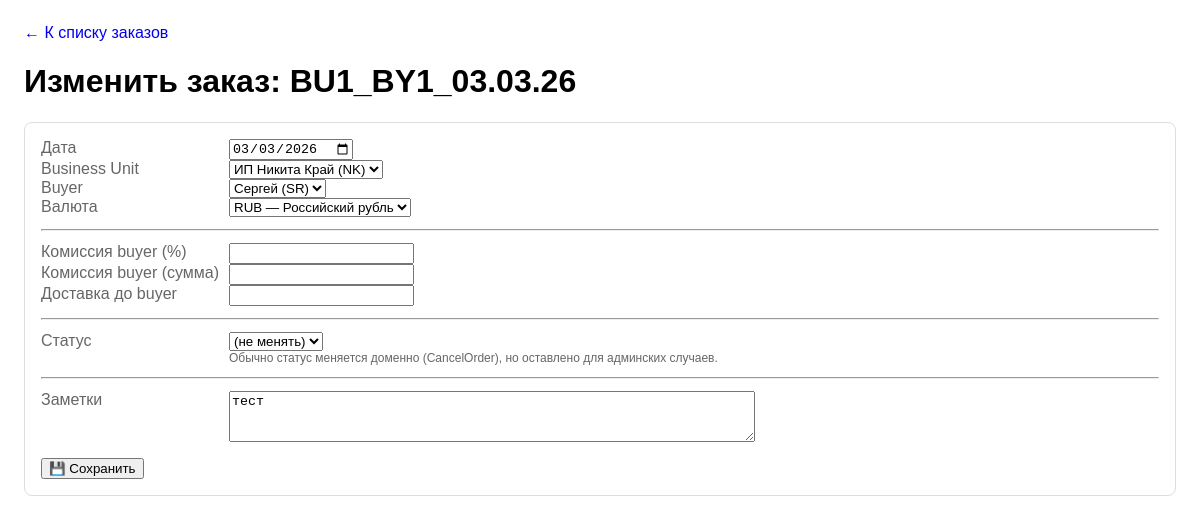
The app's page /orders/d4bf23b2-17c0-4cdd-8de2-2432019c9c77/edit/ with its own data.
### orders/models/order.py (models this page shows, shortened)
class OrderView(models.Model):
    order_id = models.UUIDField(primary_key=True)
    human_code = models.CharField(max_length=255, unique=True, db_index=True)
    business_unit = models.ForeignKey(
        "orders.Partner",
        on_delete=models.PROTECT,
        related_name="orders_as_business_unit_views",  # ✅ уникально
        null=True, blank=True,  # временно для миграций
    )
    buyer = models.ForeignKey(
        "orders.Partner",
        on_delete=models.PROTECT,
        related_name="orders_as_buyer_views",  # ✅ уникально
        null=True, blank=True,
    )
    currency = models.ForeignKey(
        "finance.Currency",
        on_delete=models.PROTECT,
        related_name="order_views",
        null=True,  # временно
        blank=True,  # временно
    )
    date = models.DateField()
    notes = models.TextField(blank=True, null=True)
    buyer_commission_percent = models.DecimalField(max_digits=6, decimal_places=2, null=True, blank=True)
    buyer_commission_amount = models.DecimalField(max_digits=12, decimal_places=2, null=True, blank=True)
    buyer_delivery_cost = models.DecimalField(max_digits=12, decimal_places=2, default=0)
    items_total = models.DecimalField(max_digits=18, decimal_places=2, default=0)
    total_amount = models.DecimalField(max_digits=18, decimal_places=2, default=0)
    status = models.CharField(max_length=30, default="Active")
    created_at = models.DateTimeField(default=timezone.now)
    updated_at = models.DateTimeField(auto_now=True)

### orders/models/partners.py (models this page shows, shortened)
class Partner(models.Model):
    id = models.UUIDField(primary_key=True, default=uuid.uuid4, editable=False)
    class Role(models.TextChoices):
        SUPPLIER = "supplier", "Supplier"
        BUYER = "buyer", "Buyer"
        MANUFACTURER = "manufacturer", "Manufacturer"
        BUSINESS_UNIT = "business_unit", "Business Unit"
    name = models.CharField(max_length=255, unique=True)
    short_code = models.CharField(max_length=3, unique=True)  # 1–3 символа, не пусто
    roles = models.ManyToManyField("PartnerRole", blank=True, related_name="partners")
    inn = models.CharField(max_length=12, blank=True, default="")
    email = models.EmailField(blank=True, default="")
    phone = models.CharField(max_length=32, blank=True, default="")
    address = models.CharField(max_length=300, blank=True, default="")
    note = models.TextField(blank=True, default="")
    is_active = models.BooleanField(default=True)

### finance/models/currency.py (models this page shows, shortened)
class Currency(models.Model):
    code = models.CharField(
        max_length=3,
        primary_key=True,
        help_text="Код валюты ISO 4217 (например: RUB, USD, CNY)",
    )
    name = models.CharField(
        max_length=64,
        help_text="Название валюты (например: Российский рубль)",
    )
    symbol = models.CharField(
        max_length=8,
        blank=True,
        default="",
        help_text="Символ валюты (₽, $, ¥). Не обязателен.",
    )
    is_active = models.BooleanField(
        default=True,
        help_text="Можно ли выбирать эту валюту в новых документах",
    )
    class Meta:
        verbose_name = "Валюта"
        verbose_name_plural = "Валюты"
        indexes = [
            models.Index(fields=["is_active"]),
        ]

### orders/web_views.py (the view, shortened to what this page needs)
# urls.py: path("orders/<uuid:order_id>/edit/", order_edit_page, name="order_edit_page"),
def order_edit_page(request, order_id):
    obj = get_object_or_404(
        OrderView.objects.select_related("business_unit", "buyer", "currency"),
        order_id=order_id
    )
    business_units = (
        Partner.objects
        .filter(is_active=True, roles__code="business_unit")
        .distinct()
        .order_by("name")
    )
    buyers = (
        Partner.objects
        .filter(is_active=True, roles__code="buyer")
        .distinct()
        .order_by("name")
    )
    currencies = Currency.objects.filter(is_active=True).order_by("code")
    return render(request, "orders/order_edit.html", {
        "order": obj,
        "business_units": business_units,
        "buyers": buyers,
        "currencies": currencies,
    })

### orders/templates/orders/order_edit.html (shortened to what this page needs)
{% extends "orders/base.html" %}
{% block content %}
<h1>Изменить заказ: {{ order.human_code }}</h1>
<form method="post" class="card">
  <div class="row">
    <div class="muted">Дата</div>
    <div><input type="date" name="date" value="{{ order.date|date:'Y-m-d' }}"></div>
  </div>
  <div class="row">
    <div class="muted">Business Unit</div>
    <div>
      <select name="business_unit_id">
        {% for p in business_units %}
          <option value="{{ p.id }}" {% if p.id == order.business_unit.id %}selected{% endif %}>
            {{ p.name }} ({{ p.short_code }})
          </option>
        {% endfor %}
      </select>
    </div>
  </div>
  <div class="row">
    <div class="muted">Buyer</div>
    <div>
      <select name="buyer_id">
        {% for p in buyers %}
          <option value="{{ p.id }}" {% if p.id == order.buyer.id %}selected{% endif %}>
            {{ p.name }} ({{ p.short_code }})
          </option>
        {% endfor %}
      </select>
    </div>
  </div>
  <div class="row">
    <div class="muted">Валюта</div>
    <div>
      <select name="currency_code">
        {% for c in currencies %}
          <option value="{{ c.code }}" {% if c.code == order.currency.code %}selected{% endif %}>
            {{ c.code }} — {{ c.name }}
          </option>
        {% endfor %}
      </select>
    </div>
  </div>
  <hr style="margin: 12px 0;">
  <div class="row">
    <div class="muted">Комиссия buyer (%)</div>
    <div><input type="number" step="0.01" name="buyer_commission_percent"
                value="{% if order.buyer_commission_percent != None %}{{ order.buyer_commission_percent }}{% endif %}"></div>
  </div>
  <div class="row">
    <div class="muted">Комиссия buyer (сумма)</div>
    <div><input type="number" step="0.01" name="buyer_commission_amount"
                value="{% if order.buyer_commission_amount != None %}{{ order.buyer_commission_amount }}{% endif %}"></div>
  </div>
  <div class="row">
    <div class="muted">Доставка до buyer</div>
    <div><input type="number" step="0.01" name="buyer_delivery_cost" value="{{ order.buyer_delivery_cost }}"></div>
  </div>
  <hr style="margin: 12px 0;">
  <div class="row">
    <div class="muted">Статус</div>
    <div>
      <select name="status">
        <option value="">(не менять)</option>
      </select>
      <div class="muted" style="font-size: 12px;">
        Обычно статус меняется доменно (CancelOrder), но оставлено для админских случаев.
      </div>
    </div>
  </div>
  <hr style="margin: 12px 0;">
  <div class="row">
    <div class="muted">Заметки</div>
    <div><textarea name="notes" rows="3" style="width: 520px;">{% if order.notes %}{{ order.notes }}{% endif %}</textarea></div>
  </div>
  <div style="margin-top: 12px;">
    <button type="submit">💾 Сохранить</button>
  </div>
</form>
{% endblock %}

### orders/templates/orders/base.html (style rules this page uses)
body { font-family: sans-serif; margin: 24px; }
.muted { color: #666; }
.card { border: 1px solid #ddd; padding: 16px; border-radius: 8px; }
.row { display: grid; grid-template-columns: 180px 1fr; gap: 8px; }

### records on screen
OrderView: human_code "BU1_BY1_03.03.26", date "03/03/2026", business_unit_id "ИП Никита Край (NK)", buyer_id "Сергей (SR)", currency_code "RUB — Российский рубль", notes "тест"
